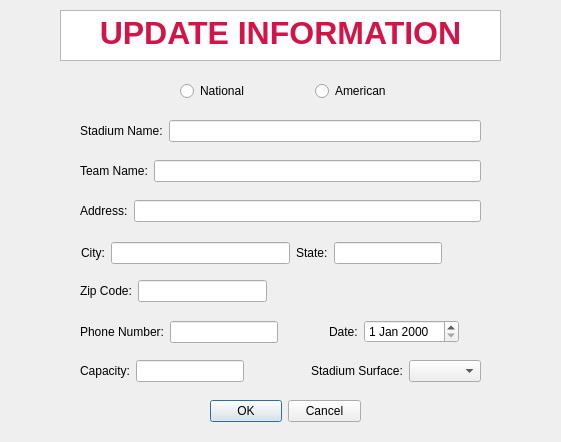
<?xml version="1.0" encoding="UTF-8"?>
<ui version="4.0">
 <class>modifyInfo</class>
 <widget class="QDialog" name="modifyInfo">
  <property name="geometry">
   <rect>
    <x>0</x>
    <y>0</y>
    <width>561</width>
    <height>442</height>
   </rect>
  </property>
  <property name="windowTitle">
   <string>Dialog</string>
  </property>
  <widget class="QWidget" name="layoutWidget">
   <property name="geometry">
    <rect>
     <x>80</x>
     <y>120</y>
     <width>401</width>
     <height>22</height>
    </rect>
   </property>
   <layout class="QHBoxLayout" name="horizontalLayout_5">
    <item>
     <widget class="QLabel" name="label">
      <property name="text">
       <string>Stadium Name:</string>
      </property>
     </widget>
    </item>
    <item>
     <widget class="QLineEdit" name="lineEdit_StadiumName"/>
    </item>
   </layout>
  </widget>
  <widget class="QWidget" name="layoutWidget_2">
   <property name="geometry">
    <rect>
     <x>80</x>
     <y>320</y>
     <width>379</width>
     <height>24</height>
    </rect>
   </property>
   <layout class="QHBoxLayout" name="horizontalLayout_12">
    <item>
     <widget class="QLabel" name="label_7">
      <property name="text">
       <string>Phone Number:</string>
      </property>
     </widget>
    </item>
    <item>
     <layout class="QHBoxLayout" name="horizontalLayout_3">
      <item>
       <widget class="QLineEdit" name="lineEdit_PhoneNumber"/>
      </item>
      <item>
       <spacer name="horizontalSpacer_4">
        <property name="orientation">
         <enum>Qt::Horizontal</enum>
        </property>
        <property name="sizeHint" stdset="0">
         <size>
          <width>40</width>
          <height>20</height>
         </size>
        </property>
       </spacer>
      </item>
      <item>
       <widget class="QLabel" name="label_8">
        <property name="text">
         <string>Date:</string>
        </property>
       </widget>
      </item>
      <item>
       <widget class="QDateEdit" name="dateEdit"/>
      </item>
     </layout>
    </item>
   </layout>
  </widget>
  <widget class="QWidget" name="layoutWidget_3">
   <property name="geometry">
    <rect>
     <x>81</x>
     <y>240</y>
     <width>401</width>
     <height>26</height>
    </rect>
   </property>
   <layout class="QHBoxLayout" name="horizontalLayout_9">
    <item>
     <widget class="QLabel" name="label_4">
      <property name="text">
       <string>City:</string>
      </property>
     </widget>
    </item>
    <item>
     <layout class="QHBoxLayout" name="horizontalLayout_7">
      <item>
       <widget class="QLineEdit" name="lineEdit_City"/>
      </item>
      <item>
       <layout class="QHBoxLayout" name="horizontalLayout_2">
        <item>
         <widget class="QLabel" name="label_6">
          <property name="text">
           <string>State:</string>
          </property>
         </widget>
        </item>
        <item>
         <widget class="QLineEdit" name="lineEdit_State"/>
        </item>
        <item>
         <spacer name="horizontalSpacer_2">
          <property name="orientation">
           <enum>Qt::Horizontal</enum>
          </property>
          <property name="sizeHint" stdset="0">
           <size>
            <width>40</width>
            <height>20</height>
           </size>
          </property>
         </spacer>
        </item>
       </layout>
      </item>
     </layout>
    </item>
   </layout>
  </widget>
  <widget class="QWidget" name="layoutWidget_4">
   <property name="geometry">
    <rect>
     <x>80</x>
     <y>160</y>
     <width>401</width>
     <height>22</height>
    </rect>
   </property>
   <layout class="QHBoxLayout" name="horizontalLayout_6">
    <item>
     <widget class="QLabel" name="label_2">
      <property name="text">
       <string>Team Name:</string>
      </property>
     </widget>
    </item>
    <item>
     <widget class="QLineEdit" name="lineEdit_TeamName"/>
    </item>
   </layout>
  </widget>
  <widget class="QWidget" name="layoutWidget_5">
   <property name="geometry">
    <rect>
     <x>80</x>
     <y>200</y>
     <width>401</width>
     <height>22</height>
    </rect>
   </property>
   <layout class="QHBoxLayout" name="horizontalLayout_8">
    <item>
     <widget class="QLabel" name="label_3">
      <property name="text">
       <string>Address:</string>
      </property>
     </widget>
    </item>
    <item>
     <widget class="QLineEdit" name="lineEdit_StadiumAddress"/>
    </item>
   </layout>
  </widget>
  <widget class="QWidget" name="layoutWidget_6">
   <property name="geometry">
    <rect>
     <x>180</x>
     <y>80</y>
     <width>211</width>
     <height>22</height>
    </rect>
   </property>
   <layout class="QHBoxLayout" name="horizontalLayout">
    <item>
     <widget class="QRadioButton" name="radioButton_National">
      <property name="text">
       <string>National</string>
      </property>
     </widget>
    </item>
    <item>
     <spacer name="horizontalSpacer">
      <property name="orientation">
       <enum>Qt::Horizontal</enum>
      </property>
      <property name="sizeHint" stdset="0">
       <size>
        <width>40</width>
        <height>20</height>
       </size>
      </property>
     </spacer>
    </item>
    <item>
     <widget class="QRadioButton" name="radioButton_American">
      <property name="text">
       <string>American</string>
      </property>
     </widget>
    </item>
   </layout>
  </widget>
  <widget class="QWidget" name="layoutWidget_7">
   <property name="geometry">
    <rect>
     <x>80</x>
     <y>280</y>
     <width>187</width>
     <height>22</height>
    </rect>
   </property>
   <layout class="QHBoxLayout" name="horizontalLayout_10">
    <item>
     <widget class="QLabel" name="label_5">
      <property name="text">
       <string>Zip Code:</string>
      </property>
     </widget>
    </item>
    <item>
     <widget class="QLineEdit" name="lineEdit_Zip_Code"/>
    </item>
   </layout>
  </widget>
  <widget class="QWidget" name="layoutWidget_8">
   <property name="geometry">
    <rect>
     <x>80</x>
     <y>360</y>
     <width>401</width>
     <height>22</height>
    </rect>
   </property>
   <layout class="QHBoxLayout" name="horizontalLayout_4">
    <item>
     <widget class="QLabel" name="label_9">
      <property name="text">
       <string>Capacity:</string>
      </property>
     </widget>
    </item>
    <item>
     <widget class="QLineEdit" name="lineEdit_Capacity"/>
    </item>
    <item>
     <spacer name="horizontalSpacer_3">
      <property name="orientation">
       <enum>Qt::Horizontal</enum>
      </property>
      <property name="sizeHint" stdset="0">
       <size>
        <width>40</width>
        <height>20</height>
       </size>
      </property>
     </spacer>
    </item>
    <item>
     <widget class="QLabel" name="label_10">
      <property name="text">
       <string>Stadium Surface:</string>
      </property>
     </widget>
    </item>
    <item>
     <widget class="QComboBox" name="comboBox_GrassSurface"/>
    </item>
   </layout>
  </widget>
  <widget class="QTextBrowser" name="textBrowser">
   <property name="geometry">
    <rect>
     <x>60</x>
     <y>10</y>
     <width>441</width>
     <height>51</height>
    </rect>
   </property>
   <property name="minimumSize">
    <size>
     <width>441</width>
     <height>51</height>
    </size>
   </property>
   <property name="maximumSize">
    <size>
     <width>441</width>
     <height>51</height>
    </size>
   </property>
   <property name="html">
    <string>&lt;!DOCTYPE HTML PUBLIC &quot;-//W3C//DTD HTML 4.0//EN&quot; &quot;http://www.w3.org/TR/REC-html40/strict.dtd&quot;&gt;
&lt;html&gt;&lt;head&gt;&lt;meta name=&quot;qrichtext&quot; content=&quot;1&quot; /&gt;&lt;style type=&quot;text/css&quot;&gt;
p, li { white-space: pre-wrap; }
&lt;/style&gt;&lt;/head&gt;&lt;body style=&quot; font-family:'MS Shell Dlg 2'; font-size:8.25pt; font-weight:400; font-style:normal;&quot;&gt;
&lt;p align=&quot;center&quot; style=&quot; margin-top:0px; margin-bottom:0px; margin-left:0px; margin-right:0px; -qt-block-indent:0; text-indent:0px;&quot;&gt;&lt;span style=&quot; font-family:'MS Shell Dlg 2'; font-size:24pt; font-weight:600; color:#d41448;&quot;&gt;UPDATE INFORMATION&lt;/span&gt;&lt;/p&gt;&lt;/body&gt;&lt;/html&gt;</string>
   </property>
  </widget>
  <widget class="QDialogButtonBox" name="buttonBox">
   <property name="geometry">
    <rect>
     <x>210</x>
     <y>400</y>
     <width>151</width>
     <height>23</height>
    </rect>
   </property>
   <property name="standardButtons">
    <set>QDialogButtonBox::Cancel|QDialogButtonBox::Ok</set>
   </property>
  </widget>
 </widget>
 <resources/>
 <connections/>
</ui>
